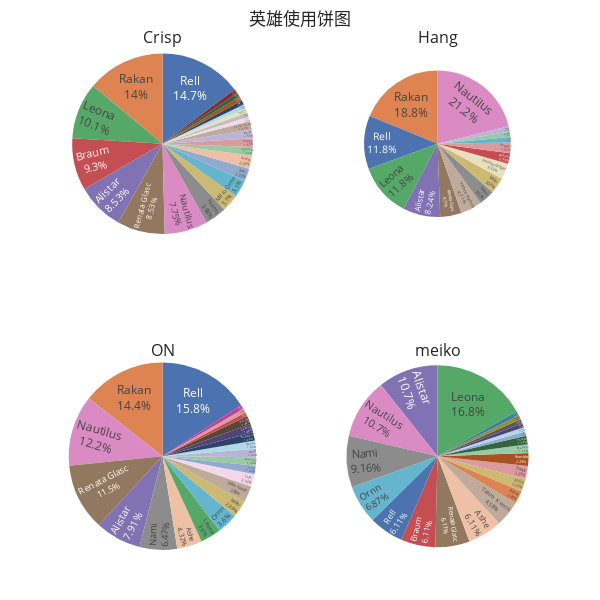

This figure's notebook cell:
### Code cell
import plotly.graph_objects as go
from plotly.subplots import make_subplots

labels = champion_pivot["Champion"]

fig = make_subplots(2, 2, specs=[[{'type':'domain'}, {'type':'domain'}],[{'type':'domain'}, {'type':'domain'}]],
                    subplot_titles=['Crisp', 'Hang',"ON","meiko"])
fig.add_trace(go.Pie(labels=labels, values=champion_pivot["Crisp"], scalegroup='one',
                     name="Crisp"), 1, 1)
fig.add_trace(go.Pie(labels=labels, values=champion_pivot["Hang"], scalegroup='one',
                     name="Hang"), 1, 2)
fig.add_trace(go.Pie(labels=labels, values=champion_pivot["ON"], scalegroup='one',
                     name="ON"), 2, 1)
fig.add_trace(go.Pie(labels=labels, values=champion_pivot["meiko"], scalegroup='one',
                     name="meiko"), 2, 2)

fig.update_traces(hoverinfo='label+percent+value', textinfo='none')
fig.update_traces(textposition='inside', textinfo='percent+label')
symbol_template = "seaborn"
fig.update_layout(template=symbol_template)
fig.update_layout(
    height=600,
    width=600,
    title_text="英雄使用饼图",
    showlegend=False,
    margin=dict(t=50, l=50, r=50, b=50),  # 更紧凑的边距
    grid=dict(rows=2, columns=2),          # 明确 grid 设置
)
fig.show()

### Figure 1 — Plotly figure (JSON) as saved in the notebook; plotly's stock layout.template omitted (floating-point values rounded to 4 significant figures)
{"data": [{"domain": {"x": [0, 0.45], "y": [0.625, 1]}, "hoverinfo": "label+percent+value", "labels": ["Rell", "Rakan", "Leona", "Braum", "Alistar", "Renata Glasc", "Nautilus", "Nami", "Milio", "Ornn", "Lulu", "Ashe", "Maokai", "Poppy", "Bard", "Tahm Kench", "Lux", "Annie", "Heimerdinger", "Neeko", "Blitzcrank", "Rumble", "Thresh", "Zyra", "Camille", "Ezreal", "Kalista", "Karma", "Seraphine", "Soraka"], "name": "Crisp", "scalegroup": "one", "textinfo": "percent+label", "textposition": "inside", "type": "pie", "values": [19, 18, 13, 12, 11, 11, 10, 5, 4, 4, 3, 3, 2, 2, 2, 2, 1, 1, 1, 1, 1, 1, 1, 1, null, null, null, null, null, null]}, {"domain": {"x": [0.55, 1], "y": [0.625, 1]}, "hoverinfo": "label+percent+value", "labels": ["Rell", "Rakan", "Leona", "Braum", "Alistar", "Renata Glasc", "Nautilus", "Nami", "Milio", "Ornn", "Lulu", "Ashe", "Maokai", "Poppy", "Bard", "Tahm Kench", "Lux", "Annie", "Heimerdinger", "Neeko", "Blitzcrank", "Rumble", "Thresh", "Zyra", "Camille", "Ezreal", "Kalista", "Karma", "Seraphine", "Soraka"], "name": "Hang", "scalegroup": "one", "textinfo": "percent+label", "textposition": "inside", "type": "pie", "values": [10, 16, 10, 2, 7, 4, 18, 3, 3, 1, null, null, 1, 2, 1, 4, null, null, 3, null, null, null, null, null, null, null, null, null, null, null]}, {"domain": {"x": [0, 0.45], "y": [0, 0.375]}, "hoverinfo": "label+percent+value", "labels": ["Rell", "Rakan", "Leona", "Braum", "Alistar", "Renata Glasc", "Nautilus", "Nami", "Milio", "Ornn", "Lulu", "Ashe", "Maokai", "Poppy", "Bard", "Tahm Kench", "Lux", "Annie", "Heimerdinger", "Neeko", "Blitzcrank", "Rumble", "Thresh", "Zyra", "Camille", "Ezreal", "Kalista", "Karma", "Seraphine", "Soraka"], "name": "ON", "scalegroup": "one", "textinfo": "percent+label", "textposition": "inside", "type": "pie", "values": [22, 20, 5, 1, 11, 16, 17, 9, 4, 5, 2, 6, 2, 1, 2, 4, 3, null, null, 2, 2, null, null, null, 2, 1, 2, null, null, null]}, {"domain": {"x": [0.55, 1], "y": [0, 0.375]}, "hoverinfo": "label+percent+value", "labels": ["Rell", "Rakan", "Leona", "Braum", "Alistar", "Renata Glasc", "Nautilus", "Nami", "Milio", "Ornn", "Lulu", "Ashe", "Maokai", "Poppy", "Bard", "Tahm Kench", "Lux", "Annie", "Heimerdinger", "Neeko", "Blitzcrank", "Rumble", "Thresh", "Zyra", "Camille", "Ezreal", "Kalista", "Karma", "Seraphine", "Soraka"], "name": "meiko", "scalegroup": "one", "textinfo": "percent+label", "textposition": "inside", "type": "pie", "values": [8, 3, 22, 8, 14, 8, 14, 12, 3, 9, 1, 8, 2, 3, null, 6, null, null, null, 1, null, 3, 2, null, 1, null, null, 1, 1, 1]}], "layout": {"annotations": [{"font": {"size": 16}, "showarrow": false, "text": "Crisp", "x": 0.225, "xanchor": "center", "xref": "paper", "y": 1, "yanchor": "bottom", "yref": "paper"}, {"font": {"size": 16}, "showarrow": false, "text": "Hang", "x": 0.775, "xanchor": "center", "xref": "paper", "y": 1, "yanchor": "bottom", "yref": "paper"}, {"font": {"size": 16}, "showarrow": false, "text": "ON", "x": 0.225, "xanchor": "center", "xref": "paper", "y": 0.375, "yanchor": "bottom", "yref": "paper"}, {"font": {"size": 16}, "showarrow": false, "text": "meiko", "x": 0.775, "xanchor": "center", "xref": "paper", "y": 0.375, "yanchor": "bottom", "yref": "paper"}], "grid": {"columns": 2, "rows": 2}, "height": 600, "margin": {"b": 50, "l": 50, "r": 50, "t": 50}, "showlegend": false, "title": {"text": "英雄使用饼图"}, "width": 600}}
